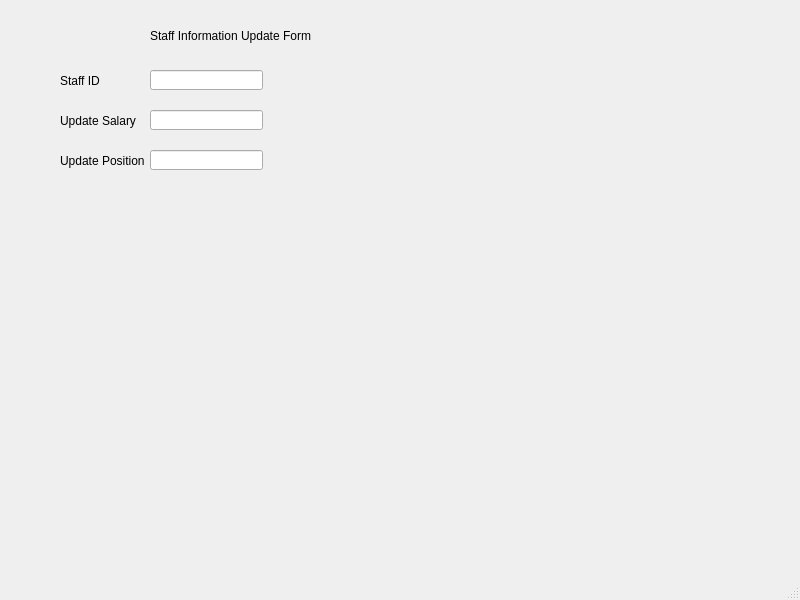
<?xml version="1.0" encoding="UTF-8"?>
<ui version="4.0">
 <class>MainWindow</class>
 <widget class="QMainWindow" name="MainWindow">
  <property name="geometry">
   <rect>
    <x>0</x>
    <y>0</y>
    <width>800</width>
    <height>600</height>
   </rect>
  </property>
  <property name="windowTitle">
   <string>MainWindow</string>
  </property>
  <widget class="QWidget" name="centralwidget">
   <widget class="QLabel" name="label">
    <property name="geometry">
     <rect>
      <x>150</x>
      <y>20</y>
      <width>201</width>
      <height>31</height>
     </rect>
    </property>
    <property name="text">
     <string>Staff Information Update Form</string>
    </property>
   </widget>
   <widget class="QLineEdit" name="lineEdit">
    <property name="geometry">
     <rect>
      <x>150</x>
      <y>70</y>
      <width>113</width>
      <height>20</height>
     </rect>
    </property>
   </widget>
   <widget class="QLabel" name="label_2">
    <property name="geometry">
     <rect>
      <x>60</x>
      <y>70</y>
      <width>101</width>
      <height>21</height>
     </rect>
    </property>
    <property name="text">
     <string>Staff ID</string>
    </property>
   </widget>
   <widget class="QLineEdit" name="lineEdit_2">
    <property name="geometry">
     <rect>
      <x>150</x>
      <y>110</y>
      <width>113</width>
      <height>20</height>
     </rect>
    </property>
   </widget>
   <widget class="QLabel" name="label_3">
    <property name="geometry">
     <rect>
      <x>60</x>
      <y>110</y>
      <width>101</width>
      <height>21</height>
     </rect>
    </property>
    <property name="text">
     <string>Update Salary</string>
    </property>
   </widget>
   <widget class="QLabel" name="label_4">
    <property name="geometry">
     <rect>
      <x>60</x>
      <y>150</y>
      <width>101</width>
      <height>21</height>
     </rect>
    </property>
    <property name="text">
     <string>Update Position</string>
    </property>
   </widget>
   <widget class="QLineEdit" name="lineEdit_3">
    <property name="geometry">
     <rect>
      <x>150</x>
      <y>150</y>
      <width>113</width>
      <height>20</height>
     </rect>
    </property>
   </widget>
  </widget>
  <widget class="QMenuBar" name="menubar">
   <property name="geometry">
    <rect>
     <x>0</x>
     <y>0</y>
     <width>800</width>
     <height>18</height>
    </rect>
   </property>
  </widget>
  <widget class="QStatusBar" name="statusbar"/>
 </widget>
 <resources/>
 <connections/>
</ui>
